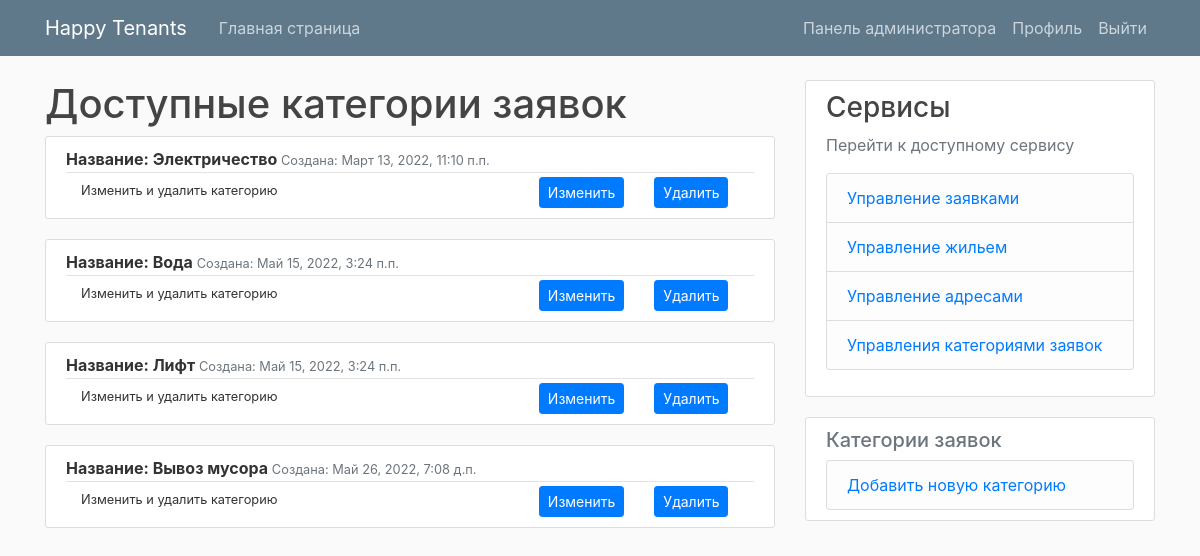
Page /categories/ (signed in) on the committed database.
### tenant_mgmt/models.py (models this page shows, shortened)
class IssueCategory(models.Model):
    title = models.CharField(max_length=50, verbose_name="Название")
    dateAdded = models.DateTimeField(auto_now_add=True)
    def __str__(self) -> str:
        return self.title

### tenant_mgmt/views.py (the view)
# urls.py: path('categories/', IssueCategoryListView.as_view(), name='categories'),
@method_decorator([login_required, admin_requred], name='dispatch')
class IssueCategoryListView(ListView):
    model = IssueCategory
    template_name = 'tnt_mgmt/category/list.html'
    context_object_name = 'categories'
    ordering = ['dateAdded']
    paginate_by = 5

### tenant_mgmt/templatetags/extra_filters.py (called while the page is built)
@register.filter(name='has_groups')
def has_groups(user, group_names):
    groups = list(group_names.split('|'))
    userGroups = user.groups.all()
    for groupName in groups:
        group = Group.objects.get(name=groupName)
        if group in userGroups:
            return True
    return False

@register.filter(name='is_active')
def is_active(user):
    return len(user.groups.all()) > 0

### tenant_mgmt/templates/tnt_mgmt/category/list.html
{% extends "./base.html" %}
{% block content %}
    <h1>Доступные категории заявок</h1>
    {% for category in categories %}
    <article class="media content-section">
        <div class="media-body">
          <div class="article-metadata">
            <b> Название: {{ category }} </b>
            <small class="text-muted"
              >Создана: {{ category.dateAdded}}</small>
          </div>
          <div class="container">
            <div class="row">
              <div class="col">
                <small> Изменить и удалить категорию </small>
              </div>
              <div class="col-md-auto">
                <a class="btn btn-primary btn-sm" href="{% url 'categoryEdit' category.id %}" role="button">Изменить</a>
              </div>
              <div class="col col-lg-2">
                <a class="btn btn-primary btn-sm" href="{% url 'categoryDelete' category.id %}" role="button">Удалить</a>
              </div>
            </div>
          </div>
        </div>
      </article>
    {% empty %}
        <small>Нет доступных категорий заявок</small>
        </br>
        <a class="list-group-item list-group-item-light" href="{% url 'newCategory' %}">Добавить категорию</a>
    {% endfor %}
{% endblock content %}

### tenant_mgmt/static/tnt_mgmt/base.css (style rules this page uses)
body { background: #fafafa; color: #333333; margin-top: 5rem; }
h1, h2, h3, h4, h5, h6 { color: #444444; }
.content-section { background: #ffffff; padding: 10px 20px; border: 1px solid #dddddd; border-radius: 3px; margin-bottom: 20px; }
.article-metadata { padding-bottom: 1px; margin-bottom: 4px; border-bottom: 1px solid #e3e3e3 }

### rows in the picture
IssueCategory: title "Электричество", dateAdded "Март 13, 2022, 11:10 п.п."
IssueCategory: title "Вода", dateAdded "Май 15, 2022, 3:24 п.п."
IssueCategory: title "Лифт", dateAdded "Май 15, 2022, 3:24 п.п."
IssueCategory: title "Вывоз мусора", dateAdded "Май 26, 2022, 7:08 д.п."
